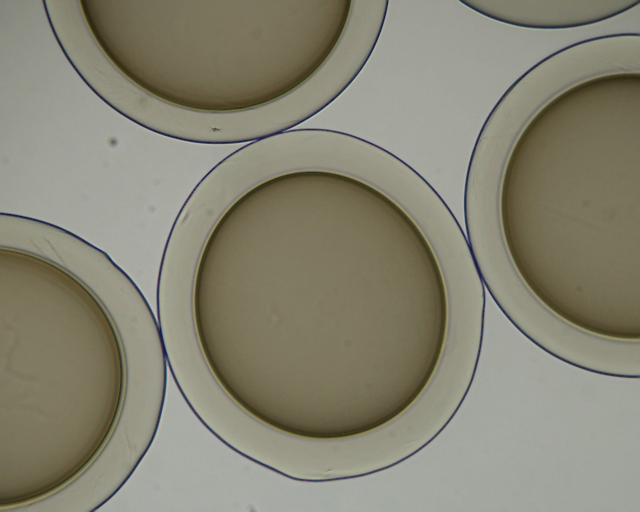
#> input picture images/input-multiple.jpg, 1280 x 1024 px (shown at 1/2 size); its folder holds only this picture in this run
$ python -i volumer.py   (imports and definitions only)   (older library calls are emulated)
#> lines starting #> are read from the running program, lines starting #| are printed output that depends on the picture; after the words box and inside, x2 and y2 are one past the last pixel; in counts of white or black regions, pixels touching at a corner belong together
### retinex.py
import numpy as np
import cv2

def GaussianBlurViaFFT(src, sigma=25):
    assert(src.dtype == np.float64)
    ksize = np.round(6*sigma+1)
    ksize += 1 if ksize % 2 == 0 else 0
    kernel1D = cv2.getGaussianKernel(ksize,sigma).astype(np.float64)
    kernel2D = kernel1D @ kernel1D.T
    dst = cv2.filter2D(src,-1,kernel2D,borderType=cv2.BORDER_REPLICATE)
    return dst

def singleScaleRetinex(img, sigma, a=10):
    retinex = np.log10(img) - np.log10(GaussianBlurViaFFT(img, sigma))
    return retinex/np.log10(a)

# [20 lines left out: function isodataThreshold, not called in this run]

def retinexBinarization(src, sz = 25, a = 10.0, threshold = -1):
    scan = np.copy(src)
    mask = (scan != scan) # avoid NaN
    minimum = np.min(scan[np.logical_not(mask)])
    maximum = np.max(scan[np.logical_not(mask)])
    scan[mask] = minimum - max((maximum-minimum)/5,0.1)
    minimum = np.min(scan)
    scan -= minimum
    scan /= (maximum - minimum + 1e-5)
    scan += 1.0
    scan = scan.astype(np.float64)
    retinex = singleScaleRetinex(scan, sz, a)
    values = retinex.reshape(-1)
    lindex = len(values)//10
    rindex = len(values) - lindex
    lvalue = np.partition(values,lindex)[lindex]
    rvalue = np.partition(values,rindex)[rindex]
    retinex[retinex < lvalue] = lvalue
    retinex[retinex > rvalue] = rvalue
    gray = cv2.normalize(retinex, None, 0, 255, norm_type=cv2.NORM_MINMAX, dtype=cv2.CV_8U)
    if threshold < 0:
        threshold = isodataThreshold(gray)
    dst = np.logical_and((gray > threshold),np.logical_not(mask))
    return dst.astype(np.uint8)*255, gray, threshold

### curvature.py
import numpy as np
import cv2

def getCurvature(vecContourPoints, step=1):

    vecCurvature = np.zeros((len(vecContourPoints)),np.float64)

    if len(vecContourPoints) < step:
        return vecCurvature

    for i in range(len(vecContourPoints)):

        pos = vecContourPoints[i][0]

        iminus = i-step
        iplus = i+step
        pminus = vecContourPoints[iminus + len(vecContourPoints) if iminus < 0 else iminus][0]
        pplus = vecContourPoints[iplus - len(vecContourPoints) if iplus >= len(vecContourPoints) else iplus][0]

        f1stDerivative = (pplus - pminus) / (2*step)
        f2ndDerivative = (pplus - 2*pos + pminus) / (step**2)

        divisor = f1stDerivative[0]**2 + f1stDerivative[1]**2
        curvature2D =  abs(f2ndDerivative[1]*f1stDerivative[0] - f2ndDerivative[0]*f1stDerivative[1]) / (divisor **1.5) if divisor > 10e-8 else 1e20 #inf
        vecCurvature[i] = curvature2D

    return vecCurvature

# [6 lines of commented-out code are left out]

### volumer.py
import os
import cv2
import numpy as np
from retinex import retinexBinarization
from curvature import getCurvature
from splitter import split
from annotator import save

imagesFolder = 'inputs'
subfolders = []
# [4 lines not run here, left out]

paths = []
# [7 lines not run here, left out]

sigma = 15#7
threshold = 30
median = 2#3#4 # *2 -1
curvaturityThreshold = 100

def updateSigma( *args ):
    global sigma
    sigma = args[0]

def updateThreshold( *args ):
    global threshold
    threshold = args[0]

def updateMedian( *args ):
    global median
    median = args[0]

def updateCurvaturityThreshold( *args ):
    global curvaturityThreshold
    curvaturityThreshold = args[0]

# [5 lines not run here, left out]

def process(img0,splitting=False):
    img = cv2.cvtColor(img0,cv2.COLOR_BGR2GRAY)
    img = img.astype(np.float64)
    _, gray, _ = retinexBinarization(img, sz = sigma, threshold = threshold)
    if median > 1:
        gray = cv2.medianBlur(gray,2*median-1)
    _, binary = cv2.threshold(gray,threshold,255,cv2.THRESH_BINARY)

    contours, hierarchy = cv2.findContours(~binary, cv2.RETR_TREE, cv2.CHAIN_APPROX_NONE)
    hierarchy = hierarchy[0]
    candidates = []
    for contour in contours:
        if len(contour) > 250:
            if splitting:
                subcontours = split(contour,img.shape)
                for subcontour in subcontours:
                    curvaturity = np.std(getCurvature(subcontour,6))
                    if curvaturity * 100 <= curvaturityThreshold:
                        candidates.append(subcontour)
            else:
                curvaturity = np.std(getCurvature(contour,6))
                if curvaturity * 100 <= curvaturityThreshold:
                    candidates.append(contour)

    return gray, candidates

draw = True
origin = True
splitting = False
# [2 lines not run here, left out]
i = 0
parts = None
# [2 lines not run here, left out]
j = 0
# [115 lines not run here, left out]

>>> import cv2
>>> picture = cv2.imread('images/input-multiple.jpg')
#> picture is the input picture: shape (1024, 1280, 3); mean B, G, R 116.1, 133, 135.3
>>> result = process(picture)
#> in process, `img = cv2.cvtColor(img0,cv2.COLOR_BGR2GRAY)`:
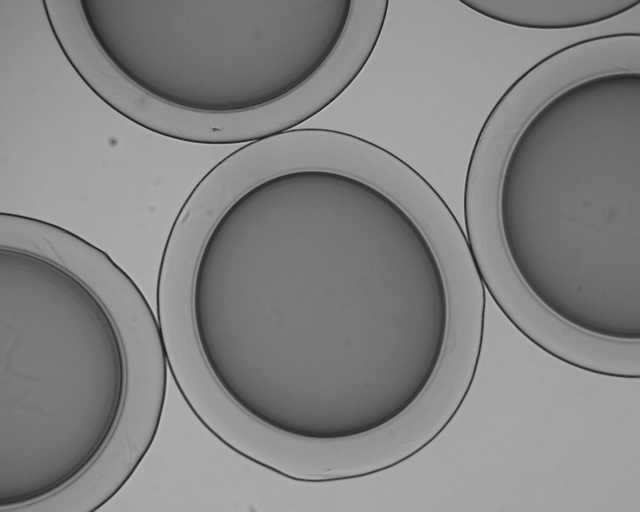
#> img: shape (1024, 1280) (shown at 1/2 size); min 11, max 204, mean 131.8
#> in retinexBinarization, `mask = (scan != scan)`: mask: shape (1024, 1280) bool; every value is 0
#> in retinexBinarization, `minimum = np.min(scan[np.logical_not(mask)])`: minimum = 11
#> in retinexBinarization, `maximum = np.max(scan[np.logical_not(mask)])`: maximum = 204
#> in retinexBinarization, `scan /= (maximum - minimum + 1e-5)`:
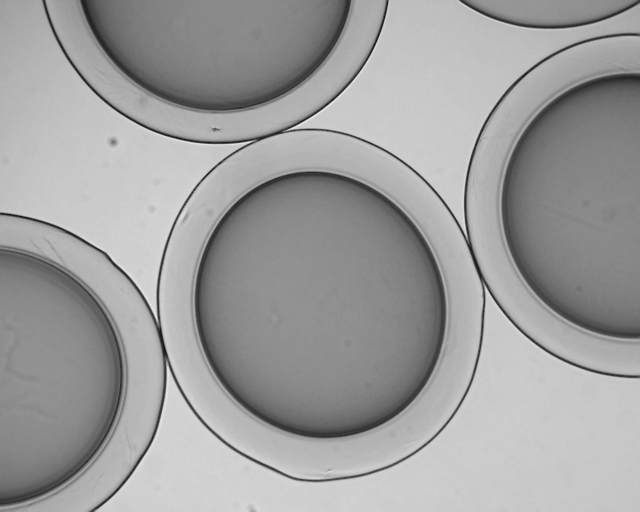
#> scan: shape (1024, 1280) float64 (shown at 1/2 size); min 0, max 1, mean 0.626
#> in singleScaleRetinex, `retinex = np.log10(img) - np.log10(GaussianBlurViaFFT(img, sigma))`:
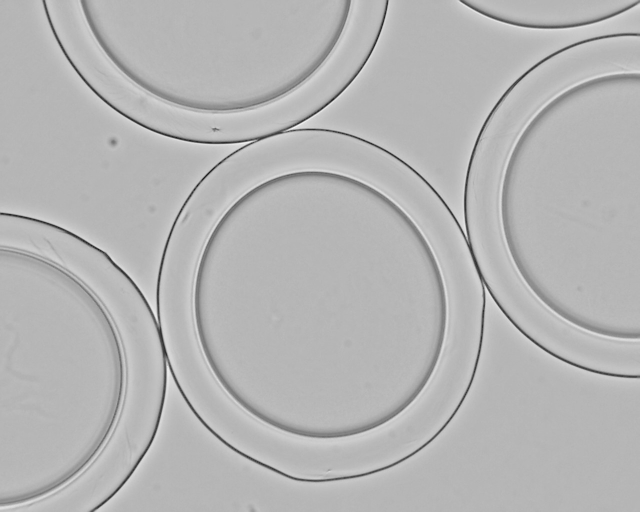
#> retinex: shape (1024, 1280) float64 (shown at 1/2 size); min -0.23, max 0.0922, mean -0.000776; drawn with min black and max white
#> in retinexBinarization, `lindex = len(values)//10`: lindex = 131072
#> in retinexBinarization, `rindex = len(values) - lindex`: rindex = 1179648
#> in retinexBinarization, `lvalue = np.partition(values,lindex)[lindex]`: lvalue = -0.0044
#> in retinexBinarization, `rvalue = np.partition(values,rindex)[rindex]`: rvalue = 0.0148
#> in retinexBinarization, `retinex[retinex < lvalue] = lvalue`:
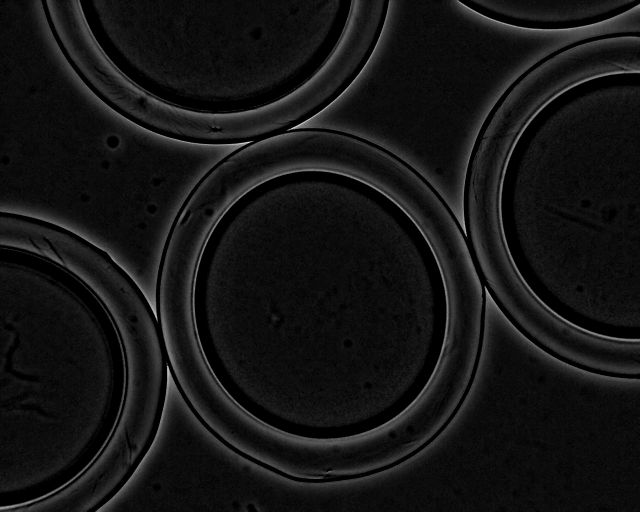
#> retinex: shape (1024, 1280) float64 (shown at 1/2 size); 10% of pixels changed, all inside (x1, y1, x2, y2) = (0, 0, 1280, 1024); drawn with min black and max white
#> in retinexBinarization, `retinex[retinex > rvalue] = rvalue`:
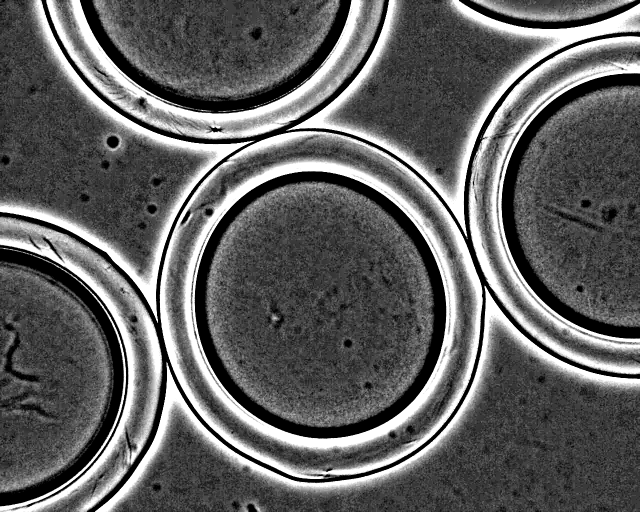
#> retinex: shape (1024, 1280) float64 (shown at 1/2 size); 10% of pixels changed, all inside (x1, y1, x2, y2) = (0, 0, 1280, 1024); drawn with min black and max white
#> in retinexBinarization, `dst = np.logical_and((gray > threshold),np.logical_not(mask))`:
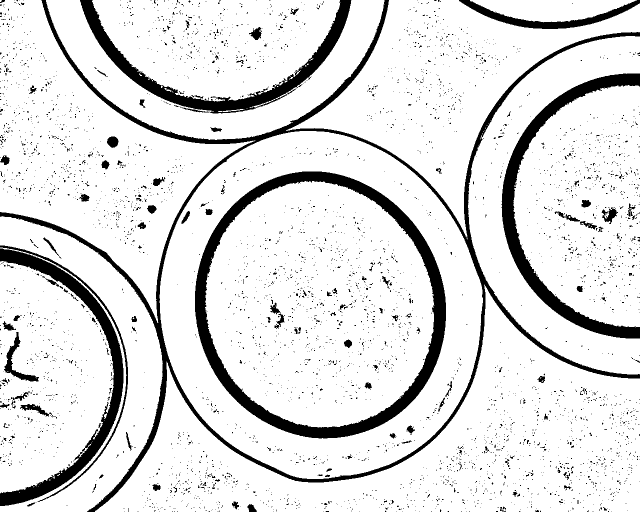
#> dst: shape (1024, 1280) bool (shown at 1/2 size); 87.7% white; 4434 black regions (4268 under 20 px), largest, box (x1, y1, x2, y2) and area: (0, 0, 1280, 1024) 39183, (390, 343, 892, 877) 34369, (1003, 147, 1280, 677) 19332
#> in process, `_, binary = cv2.threshold(gray,threshold,255,cv2.THRESH_BINARY)`:
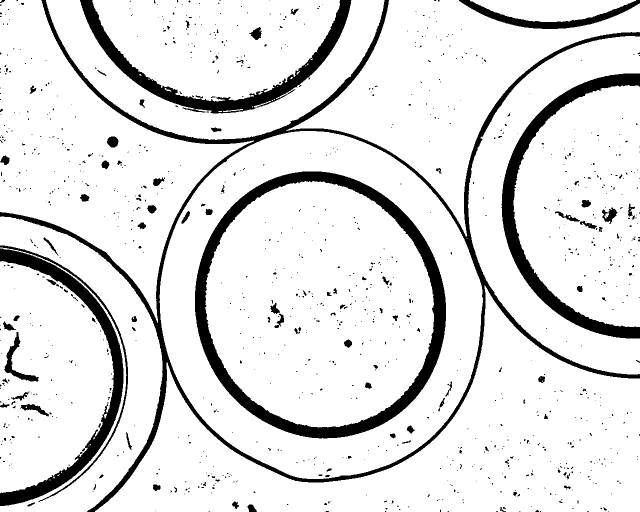
#> binary: shape (1024, 1280) (shown at 1/2 size); 88.5% white; 1021 black regions (885 under 20 px)
#> in process, `contours, hierarchy = cv2.findContours(~binary, cv2.RETR_TREE, cv2.CHA..`: contours = 1057 contours, 958 with area under 20; largest, box (x1, y1, x2, y2) and area: (0, 0, 1280, 1024) 384606, (318, 261, 967, 959) 349651, (390, 343, 892, 877) 209077, (409, 361, 869, 856) 176132, (1003, 147, 1280, 677) 18546
#> the loop in process, `for contour in contours:` made 1057 passes
#> curvaturity on passes 304, 371, 384, 665, 806, 813, 830, 832, 882, 883: 0.369, 1.64, 0.726, 0.0614, 0.142, 0.992, 0.131, 0.0142, 0.0123, 0.0297
#> contour on passes 1, 2, 3, 5, 7, 10: [[1216, 1023], [1217, 1023]], [[1038, 1023], [1039, 1023], [1040, 1023], [1039, 1023]], [[417, 1023], [418, 1023], [419, 1023], [418, 1023]], [[1080, 1022], [1080, 1023], [1081, 1023], [1081, 1022]], [[896, 1022], [895, 1023], [896, 1023], [897, 1023]], [[310, 1021]]
#> after the loop in process, `for contour in contours:`: candidates = 9 contours; largest, box (x1, y1, x2, y2) and area: (0, 0, 1280, 1024) 384606, (318, 261, 967, 959) 349651, (390, 343, 892, 877) 209077, (409, 361, 869, 856) 176132, (1003, 147, 1280, 677) 18546
